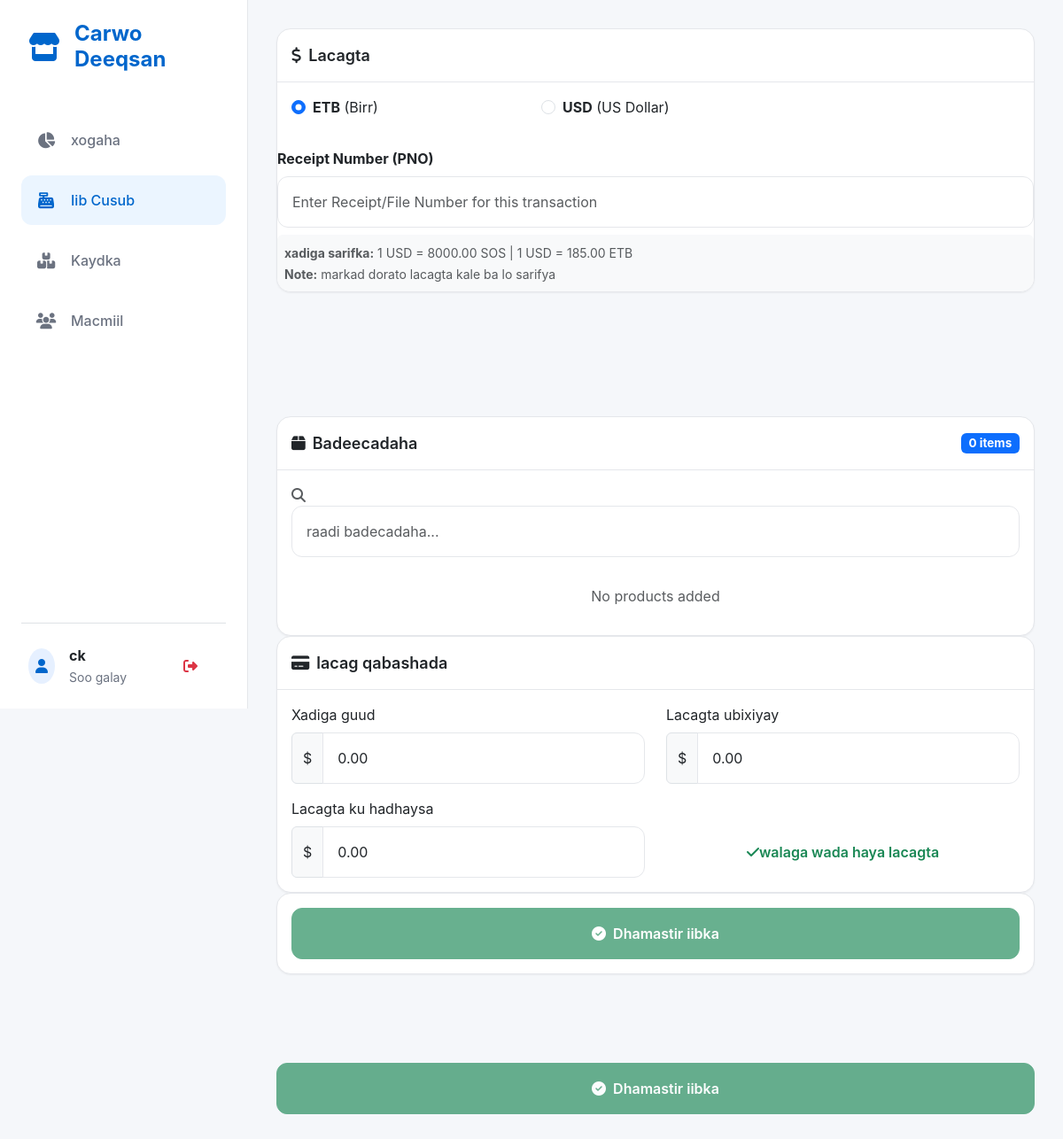
The app's page /sales/create/ (signed in) with its own data.
### core/models.py (models this page shows, shortened)
class User(AbstractUser):
    phone = models.CharField(max_length=15, blank=True, null=True)
    date_created = models.DateTimeField(auto_now_add=True)
    date_updated = models.DateTimeField(auto_now=True)
    class Meta:
        verbose_name = "Admin User"
        verbose_name_plural = "Admin Users"

class CurrencySettings(models.Model):
    usd_to_sos_rate = models.DecimalField(
        max_digits=10,
        decimal_places=2,
        default=8000.00,
        verbose_name="USD to SOS Exchange Rate"
    )
    sos_to_usd_rate = models.DecimalField(
        max_digits=10,
        decimal_places=6,
        default=0.000125,
        verbose_name="SOS to USD Exchange Rate"
    )
    usd_to_etb_rate = models.DecimalField(
        max_digits=10,
        decimal_places=2,
        default=100.00,
        verbose_name="USD to ETB Exchange Rate"
    )
    etb_to_usd_rate = models.DecimalField(
        max_digits=10,
        decimal_places=6,
        default=0.01,
        verbose_name="ETB to USD Exchange Rate"
    )
    date_updated = models.DateTimeField(auto_now=True)
    updated_by = models.ForeignKey(User, on_delete=models.SET_NULL, null=True)
    class Meta:
        verbose_name = "Currency Setting"
        verbose_name_plural = "Currency Settings"

### core/views.py (the view, shortened to what this page needs)
# urls.py: path('sales/create/', views.create_sale, name='create_sale'),
def create_sale(request):
    currency_settings = CurrencySettings.objects.first()
    context = {
        'currency_settings': currency_settings,
    }
    return render(request, 'core/create_sale.html', context)

### core/permissions_policy.py (called while the page is built)
    def process_response(self, request, response):
        existing = response.get('Permissions-Policy')
        policy = "camera=(self)"
        if existing:
            if 'camera=' not in existing:
                response['Permissions-Policy'] = f"{existing}, {policy}"
        else:
            response['Permissions-Policy'] = policy
        return response

### core/templates/core/create_sale.html (shortened to what this page needs)
{% extends 'core/base.html' %}
{% load crispy_forms_tags %}
{% block content %}
<div class="container-fluid p-0">
    <form method="post" id="saleForm">
        <div class="card">
            <div class="card-header">
                <i class="fas fa-dollar-sign me-2"></i>Lacagta
            </div>
            <div class="card-body">
                <div class="row">
                    <div class="col-4">
                        <div class="form-check">
                            <input class="form-check-input" type="radio" name="currency" id="currencyETB" value="ETB"
                                checked>
                            <label class="form-check-label" for="currencyETB">
                                <strong>ETB</strong> (Birr)
                            </label>
                        </div>
                    </div>
                    <div class="col-4">
                        <div class="form-check">
                            <input class="form-check-input" type="radio" name="currency" id="currencyUSD" value="USD">
                            <label class="form-check-label" for="currencyUSD">
                                <strong>USD</strong> (US Dollar)
                            </label>
                        </div>
                    </div>
                </div>
            </div>
            <div class="row mt-3">
                <div class="col-12">
                    <label class="form-label fw-bold">Receipt Number (PNO)</label>
                    <input type="text" class="form-control form-control-lg" id="salePno" name="pno"
                        placeholder="Enter Receipt/File Number for this transaction" autocomplete="off">
                </div>
            </div>
            <div class="row mt-2">
                <div class="col-12">
                    <div class="p-2 bg-light rounded">
                        <small class="text-muted">
                            <strong>xadiga sarifka:</strong> 1 USD = {{ currency_settings.usd_to_sos_rate }} SOS | 1 USD
                            = {{ currency_settings.usd_to_etb_rate }} ETB<br>
                            <strong>Note:</strong> markad dorato lacagta kale ba lo sarifya
                        </small>
                    </div>
                </div>
            </div>
        </div>
</div>
<div class="card">
    <div class="card-header d-flex justify-content-between align-items-center">
        <span><i class="fas fa-box me-2"></i>Badeecadaha</span>
        <span class="badge bg-primary" id="itemCount">0 walxod</span>
    </div>
    <div class="card-body">
        <div class="search-bar">
            <i class="fas fa-search text-muted me-2"></i>
            <div class="input-group">
                <input type="text" id="productSearch" class="form-control" placeholder="raadi badecadaha..."
                    autocomplete="off">
            </div>
        </div>
        <div id="selectedProducts" class="mt-3">
        </div>
    </div>
</div>
<div class="card">
    <div class="card-header">
        <i class="fas fa-credit-card me-2"></i>lacag qabashada
    </div>
    <div class="card-body">
        <div class="row mb-3">
            <div class="col-6">
                <label class="form-label">Xadiga guud</label>
                <div class="input-group">
                    <span class="input-group-text" id="currencySymbol">$</span>
                    <input type="number" class="form-control" id="totalAmount" readonly value="0.00" step="0.01">
                </div>
            </div>
            <div class="col-6">
                <label class="form-label">Lacagta ubixiyay</label>
                <div class="input-group">
                    <span class="input-group-text" id="paidCurrencySymbol">$</span>
                    <input type="number" class="form-control" name="amount_paid" id="amountPaid" value="0.00"
                        step="0.01" required>
                </div>
            </div>
        </div>
        <div class="row">
            <div class="col-6">
                <label class="form-label">Lacagta ku hadhaysa</label>
                <div class="input-group">
                    <span class="input-group-text" id="debtCurrencySymbol">$</span>
                    <input type="number" class="form-control" id="debtAmount" readonly value="0.00" step="0.01">
                </div>
            </div>
            <div class="col-6">
                <label class="form-label">&nbsp;</label>
                <div class="d-grid">
                    <button type="button" class="btn btn-outline-success" onclick="setFullPayment()">
                        <i class="fas fa-check"></i> walaga wada haya lacagta
                    </button>
                </div>
            </div>
        </div>
    </div>
</div>
<div class="card mb-5">
    <div class="card-body">
        <button type="submit" class="btn btn-success btn-lg w-100" id="completeSaleBtn">
            <i class="fas fa-check-circle me-2"></i>Dhamastir iibka
        </button>
    </div>
</div>
<div class="floating-complete-btn mobile-only">
    <button type="button" class="btn btn-success btn-lg w-100" id="floatingCompleteBtn"
        onclick="scrollToCompleteSale()">
        <i class="fas fa-check-circle me-2"></i>Dhamastir iibka
    </button>
</div>
</div>
{% endblock %}

### core/templates/core/base.html (shortened to what this page needs)
<!DOCTYPE html>
<html lang="so">
<head>
    <link href="https://cdn.jsdelivr.net/npm/bootstrap@5.3.0/dist/css/bootstrap.min.css" rel="stylesheet">
    <link rel="stylesheet" href="https://cdnjs.cloudflare.com/ajax/libs/font-awesome/6.4.0/css/all.min.css">
    <link rel="stylesheet" href="https://cdnjs.cloudflare.com/ajax/libs/animate.css/4.1.1/animate.min.css" />
</head>
<body>
    <div class="app-shell">
        <nav class="desktop-sidebar">
            <div class="mb-5 px-2">
                <a href="{% url 'core:dashboard' %}"
                    class="d-flex align-items-center text-primary text-decoration-none">
                    <i class="fas fa-store fa-2x me-3"></i>
                    <span class="h4 mb-0 fw-bold">Carwo Deeqsan</span>
                </a>
            </div>
            <div class="d-flex flex-column gap-2 flex-grow-1">
                <a href="{% url 'core:dashboard' %}"
                    class="nav-item {% if request.resolver_match.url_name == 'dashboard' %}active{% endif %}">
                    <i class="fas fa-chart-pie"></i> xogaha
                </a>
                {% if user.is_superuser or user.can_sell %}
                <a href="{% url 'core:create_sale' %}"
                    class="nav-item {% if request.resolver_match.url_name == 'create_sale' %}active{% endif %}">
                    <i class="fas fa-cash-register"></i> Iib Cusub
                </a>
                {% endif %}
                {% if user.is_superuser or user.can_restock %}
                <a href="{% url 'core:inventory_list' %}"
                    class="nav-item {% if request.resolver_match.url_name == 'inventory_list' %}active{% endif %}">
                    <i class="fas fa-boxes"></i> Kaydka
                </a>
                {% endif %}
                <a href="{% url 'core:customers_list' %}"
                    class="nav-item {% if request.resolver_match.url_name == 'customers_list' %}active{% endif %}">
                    <i class="fas fa-users"></i> Macmiil
                </a>
            </div>
            <div class="mt-auto pt-4 border-top">
                <div class="d-flex align-items-center justify-content-between px-2">
                    <div class="d-flex align-items-center">
                        <div class="bg-primary bg-opacity-10 text-primary rounded-circle p-2 me-3"><i
                                class="fas fa-user"></i></div>
                        <div>
                            <div class="fw-bold text-dark">{{ user.get_full_name|default:user.username }}</div>
                            <small class="text-secondary">Soo galay</small>
                        </div>
                    </div>
                    <form method="post" action="{% url 'logout' %}">{% csrf_token %}<button type="submit"
                            class="btn btn-sm btn-outline-danger border-0"><i class="fas fa-sign-out-alt"></i></button>
                    </form>
                </div>
            </div>
        </nav>
        <main class="main-content">
            {% block content %}{% endblock %}
</body>
</html>

### core/templates/core/create_sale.html (style rules this page uses)
.container-fluid { padding-bottom: 120px !important; }
#saleForm { padding-bottom: 20px; }
.card.mb-5 { margin-bottom: 100px !important; position: relative; z-index: 10; }

### records on screen
User: get_full_name "ck"
CurrencySettings: usd_to_sos_rate "8000.00", usd_to_etb_rate "185.00"
